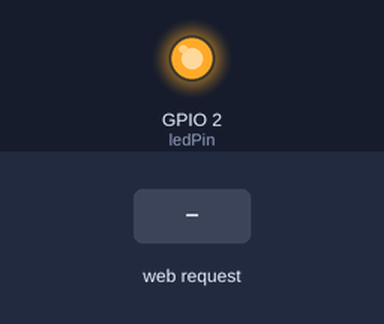
The sketch below on a simulated ESP8266 (NodeMCU). Parts: output pins drawn as LEDs (lit = HIGH). Dashed ring = blinking. The inputs (shaded band) are chosen by the test bench. WiFi joins after 1.5 s; servers stay silent unless stated; what the sketch prints to the serial monitor is not drawn.

Above: at 11.2 s.
11.3 s: HTTP request GET /pump/ON received
At 12.1 s:
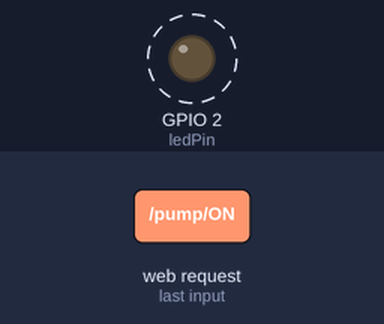
15.8 s: HTTP request GET /led/ON received
At 16.7 s:
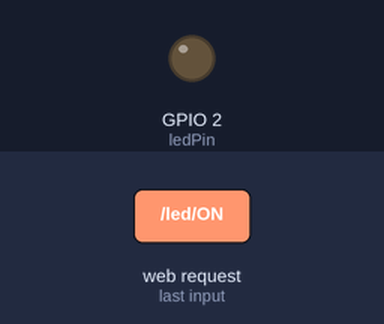
Timing chart, 0 to 18.8 s (numbered marks = the images above; inputs shaded):
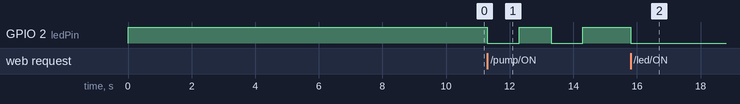

The sketch:

esp8266WifiPumpControl.ino
```cpp
#include <ESP8266WiFi.h>

 const char* ssid = "AP";
 const char* password = "passsword1";
 const int outputOff = 0;
 const int outputOn = 1;
 volatile char host; //This is the holder for the IP address, once issued by the AP
 int ledPin = LED_BUILTIN;

 WiFiServer server(301); //just pick any port number you like

 void setup() {
   Serial.begin(9600);
   delay(10);
   pinMode(ledPin, OUTPUT);
   digitalWrite(ledPin, HIGH);

   Serial.println();
   Serial.println();
   Serial.print("Connecting to ");
   Serial.println(ssid);

   WiFi.begin(ssid, password);
   delay(10000);

   while (WiFi.status() != WL_CONNECTED) {
     delay(500);
     Serial.print(".");
     }

   Serial.println("");
   Serial.println("WiFi connected");

   // Start the server
   server.begin();
   Serial.println("Server started");

   // Print the IP address
   Serial.println(WiFi.localIP());
   host = char(WiFi.localIP());
   Serial.println(host);

 }

 void loop() {
   // Check if a client has connected
   WiFiClient client = server.available();
   if (!client) {
     return;
   }

   // Wait until the client sends some data
   while (!client.available()) {
     delay(1);
   }

   // Read the first line of the request
   String req = client.readStringUntil('\r');
   Serial.println(req);
   client.flush();

   // Match the request
   if (req.indexOf("") != -10) {  //checks if you're on the main page
     if (req.indexOf("/led/OFF") != -1) { //checks if you clicked OFF and sets LED OFF - TEST
       digitalWrite(ledPin, HIGH);
       Serial.println("You clicked OFF");
     }
     if (req.indexOf("/led/ON") != -1) { //checks if you clicked ON and sets LED ON - TEST
       digitalWrite(ledPin, LOW);
       Serial.println("You clicked ON");
     }
     {
     if (req.indexOf("/pump/OFF") != -1) { //checks if you clicked OFF and sends serial signal to switch pump off
       Serial.write(outputOff);
       digitalWrite(ledPin, LOW);
       delay(1000);
       digitalWrite(ledPin, HIGH);
       Serial.println("You clicked OFF");
     }
     {
     if (req.indexOf("/pump/ON") != -1) { //checks if you clicked ON  and sends serial signal to switch pump on
       Serial.write(outputOn);
       digitalWrite(ledPin, LOW);
       delay(1000);
       digitalWrite(ledPin, HIGH);
       delay(1000);
       digitalWrite(ledPin, LOW);
       delay(1000);
       digitalWrite(ledPin, HIGH);
       Serial.println("You clicked ON");
       }
     }
    }
 }
   else {
     Serial.println("invalid request");
    client.stop();
     return;
   }

   // Prepare the response
   String s = "HTTP/1.1 200 OK\r\n";
   s += "Content-Type: text/html\r\n\r\n";
   s += "<!DOCTYPE HTML>\r\n<html>\r\n";
   s += "<br><input type=\"button\" name=\"bl\" value=\"Turn LED ON \" onclick=\"location.href='/led/ON'\">";
   s += "<br><br><br>";
   s += "<br><input type=\"button\" name=\"bl\" value=\"Turn LED OFF\" onclick=\"location.href='/led/OFF'\">";
   s += "<br><br><br>";
   s += "<br><input type=\"button\" name=\"bl\" value=\"Turn pump ON\" onclick=\"location.href='/pump/ON'\">";
   s += "<br><br><br>";
   s += "<br><input type=\"button\" name=\"bl\" value=\"Turn pump OFF\" onclick=\"location.href='/pump/OFF'\">";
   s += "</html>\n";

   client.flush();


   // Send the response to the client
   client.print(s);
   delay(1);

 }
```

Measured:
- after the input at 11.3 s, GPIO 2 (ledPin): alternates HIGH for 1.0 s and LOW for 1.0 s, starting at once
- after the input at 15.8 s, GPIO 2 (ledPin): HIGH → LOW at once
